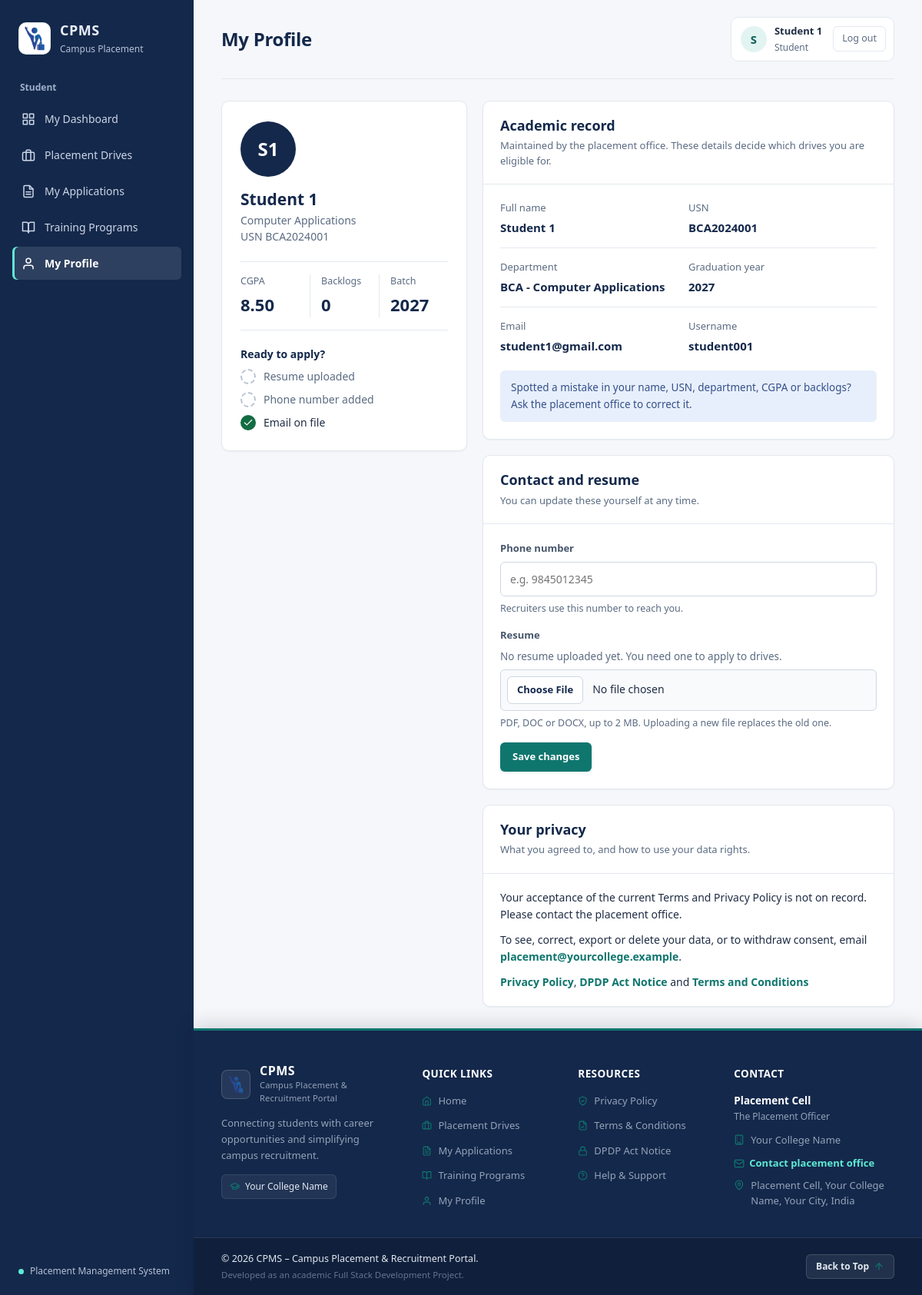
Screenshot of /accounts/student/profile/ (signed in) with the database file from the repository.
### accounts/models.py (models this page shows, shortened)
class StudentProfile(models.Model):
    user = models.OneToOneField(
        User,
        on_delete=models.CASCADE,
        related_name="student_profile"
    )
    usn = models.CharField(max_length=20, unique=True)
    department = models.ForeignKey(
        Department,
        on_delete=models.PROTECT,
        related_name="students"
    )
    graduation_year = models.PositiveSmallIntegerField()
    cgpa = models.DecimalField(max_digits=4, decimal_places=2)
    active_backlogs = models.PositiveSmallIntegerField(default=0)
    phone = models.CharField(max_length=15, blank=True)
    resume = models.FileField(
        upload_to="resumes/",
        blank=True
    )
    consent_accepted_at = models.DateTimeField(null=True, blank=True)
    consent_version = models.CharField(max_length=20, blank=True)
    created_at = models.DateTimeField(auto_now_add=True)
    class Meta:
        ordering = ["usn"]

class Department(models.Model):
    name = models.CharField(max_length=100, unique=True)
    code = models.CharField(max_length=10, unique=True)
    description = models.TextField(blank=True)
    def __str__(self):
        return f"{self.code} - {self.name}"
    class Meta:
        ordering = ["name"]

### accounts/views.py (the view)
# urls.py: path("student/profile/", views.student_profile_view, name="student_profile"),
@student_required
def student_profile_view(request):
    student = request.user.student_profile
    form = StudentProfileForm(
        request.POST or None, request.FILES or None, instance=student
    )
    if request.method == "POST" and form.is_valid():
        form.save()
        messages.success(request, "Profile updated.")
        return redirect("accounts:student_profile")
    return render(
        request, "accounts/student_profile.html", {"student": student, "form": form}
    )

### accounts/forms.py (shortened to what this page needs)
class StudentProfileForm(forms.ModelForm):
    class Meta:
        model = StudentProfile
        fields = ("phone", "resume")
        labels = {"phone": "Phone number", "resume": "Resume"}
        help_texts = {
            "phone": "Recruiters use this number to reach you.",
            "resume": "PDF, DOC or DOCX, up to 2 MB. Uploading a new file replaces the old one.",
        }
        widgets = {
            "phone": forms.TextInput(attrs={"inputmode": "tel", "placeholder": "e.g. 9845012345"}),
            "resume": forms.FileInput(attrs={"accept": ".pdf,.doc,.docx"}),
        }

### accounts/context_processors.py (called while the page is built)
def legal(request):
    return {
        "INSTITUTION_NAME": settings.INSTITUTION_NAME,
        "INSTITUTION_CITY": settings.INSTITUTION_CITY,
        "INSTITUTION_ADDRESS": settings.INSTITUTION_ADDRESS,
        "PRIVACY_CONTACT_EMAIL": settings.PRIVACY_CONTACT_EMAIL,
        "GRIEVANCE_OFFICER": settings.GRIEVANCE_OFFICER,
        "DATA_RETENTION_YEARS": settings.DATA_RETENTION_YEARS,
        "POLICY_VERSION": settings.POLICY_VERSION,
        "POLICY_LAST_UPDATED": settings.POLICY_LAST_UPDATED,
    }

### templates/accounts/student_profile.html (shortened to what this page needs)
{% extends "base.html" %}
{% block page_heading %}My Profile{% endblock %}
{% block content %}
<div class="profile-layout">
    <aside class="panel profile-rail">
        <div class="profile-avatar" aria-hidden="true">{% if user.first_name %}{{ user.first_name|first|upper }}{{ user.last_name|first|upper }}{% else %}{{ user.username|slice:":2"|upper }}{% endif %}</div>
        <h2 class="profile-name">{{ user.get_full_name|default:user.username }}</h2>
        <p class="profile-sub">{{ student.department.name }}</p>
        <p class="profile-sub">USN {{ student.usn }}</p>
        <dl class="profile-metrics">
            <div><dt>CGPA</dt><dd>{{ student.cgpa }}</dd></div>
            <div><dt>Backlogs</dt><dd{% if student.active_backlogs %} class="warn"{% endif %}>{{ student.active_backlogs }}</dd></div>
            <div><dt>Batch</dt><dd>{{ student.graduation_year }}</dd></div>
        </dl>
        <h3 class="readiness-title">Ready to apply?</h3>
        <ul class="readiness">
            <li class="{% if student.resume %}done{% else %}todo{% endif %}">
                <span class="sr-only">{% if student.resume %}Done: {% else %}To do: {% endif %}</span>Resume uploaded
            </li>
            <li class="{% if student.phone %}done{% else %}todo{% endif %}">
                <span class="sr-only">{% if student.phone %}Done: {% else %}To do: {% endif %}</span>Phone number added
            </li>
            <li class="{% if user.email %}done{% else %}todo{% endif %}">
                <span class="sr-only">{% if user.email %}Done: {% else %}To do: {% endif %}</span>Email on file
            </li>
        </ul>
    </aside>
    <div class="profile-main">
        <section class="panel">
            <div class="panel-heading">
                <h2>Academic record</h2>
                <p>Maintained by the placement office. These details decide which drives you are eligible for.</p>
            </div>
            <dl class="record-grid">
                <div><dt>Full name</dt><dd>{{ user.get_full_name|default:"Not provided" }}</dd></div>
                <div><dt>USN</dt><dd>{{ student.usn }}</dd></div>
                <div><dt>Department</dt><dd>{{ student.department }}</dd></div>
                <div><dt>Graduation year</dt><dd>{{ student.graduation_year }}</dd></div>
                <div><dt>Email</dt><dd>{{ user.email|default:"Not provided" }}</dd></div>
                <div><dt>Username</dt><dd>{{ user.username }}</dd></div>
            </dl>
            <p class="note">Spotted a mistake in your name, USN, department, CGPA or backlogs? Ask the placement office to correct it.</p>
        </section>
        <section class="panel">
            <div class="panel-heading">
                <h2>Contact and resume</h2>
                <p>You can update these yourself at any time.</p>
            </div>
            <form method="post" enctype="multipart/form-data" class="stack-form padded" novalidate>
                <div class="field">
                    <label for="{{ form.phone.id_for_label }}">{{ form.phone.label }}</label>
                    {{ form.phone }}
                    {% if form.phone.help_text %}<span class="field-help">{{ form.phone.help_text }}</span>{% endif %}
                </div>
                <div class="field">
                    <label for="{{ form.resume.id_for_label }}">{{ form.resume.label }}</label>
                    {% if student.resume %}
                    <div class="resume-current">
                        <span class="file-icon" aria-hidden="true"></span>
                        <div>
                            <strong>{{ student.resume.name|cut:"resumes/" }}</strong>
                            <a class="text-link" href="{{ student.resume.url }}" target="_blank" rel="noopener noreferrer">Open current resume</a>
                        </div>
                    </div>
                    {% else %}
                    <p class="resume-missing">No resume uploaded yet. You need one to apply to drives.</p>
                    {% endif %}
                    {{ form.resume }}
                    {% if form.resume.help_text %}<span class="field-help">{{ form.resume.help_text }}</span>{% endif %}
                </div>
                <div class="button-row">
                    <button class="primary-button" type="submit">Save changes</button>
                </div>
            </form>
        </section>
        <section class="panel">
            <div class="panel-heading">
                <h2>Your privacy</h2>
                <p>What you agreed to, and how to use your data rights.</p>
            </div>
            <div class="padded privacy-box">
                {% if student.consent_accepted_at %}
                <p>You accepted the Terms and Conditions and Privacy Policy (version {{ student.consent_version }}) on {{ student.consent_accepted_at|date:"j F Y" }}.</p>
                {% else %}
                <p>Your acceptance of the current Terms and Privacy Policy is not on record. Please contact the placement office.</p>
                {% endif %}
                <p>To see, correct, export or delete your data, or to withdraw consent, email <a class="text-link" href="mailto:{{ PRIVACY_CONTACT_EMAIL }}">{{ PRIVACY_CONTACT_EMAIL }}</a>.</p>
                <p><a class="text-link" href="{% url 'privacy' %}">Privacy Policy</a>, <a class="text-link" href="{% url 'dpdp' %}">DPDP Act Notice</a> and <a class="text-link" href="{% url 'terms' %}">Terms and Conditions</a></p>
            </div>
        </section>
    </div>
</div>
{% endblock %}

### templates/base.html (shortened to what this page needs)
{% load static %}
<!DOCTYPE html>
<html lang="en">
<head>
    <link rel="stylesheet" href="{% static 'css/style.css' %}?v=4">
</head>
<body>
    {% with page=request.resolver_match.url_name %}
    <div class="app-shell" id="top">
        <aside class="sidebar">
            <a class="brand" href="/">
                <span class="brand-mark">
                    <img src="{% static 'images/cpms_emblem.png' %}" alt="CPMS" class="brand-logo-img">
                </span>
                <span>
                    <strong>CPMS</strong>
                    <small>Campus Placement</small>
                </span>
            </a>
            {% if user.is_staff or user.is_superuser %}
            <p class="nav-label">Administrator</p>
            <nav class="navigation">
                <a data-icon="grid" class="nav-link {% if page == 'staff_dashboard' or page == 'admin_dashboard' %}active{% endif %}" href="{% url 'admin_dashboard' %}">Dashboard</a>
                <a data-icon="user" class="nav-link {% if 'admin_student' in page %}active{% endif %}" href="{% url 'admin_student_list' %}">Manage Students</a>
                <a data-icon="briefcase" class="nav-link {% if 'admin_company' in page %}active{% endif %}" href="{% url 'admin_company_list' %}">Manage Companies</a>
                <a data-icon="briefcase" class="nav-link {% if 'admin_drive' in page or page == 'placement_drives' or page == 'drive_detail' %}active{% endif %}" href="{% url 'admin_drive_list' %}">Placement Drives</a>
                <a data-icon="file" class="nav-link {% if 'admin_application' in page or page == 'manage_applications' %}active{% endif %}" href="{% url 'admin_application_list' %}">Applications</a>
                <a data-icon="book" class="nav-link {% if 'admin_training' in page %}active{% endif %}" href="{% url 'admin_training_list' %}">Training Programs</a>
                <form method="post" action="{% url 'accounts:logout' %}" style="display: block; width: 100%; margin-top: 4px;">
                    {% csrf_token %}
                    <button type="submit" class="nav-link" data-icon="shield" style="width: 100%; text-align: left; background: none; border: none; cursor: pointer; color: inherit; font: inherit; padding: 10px 14px;">
                        Logout
                    </button>
                </form>
            </nav>
            {% else %}
            <p class="nav-label">Student</p>
            <nav class="navigation">
                <a data-icon="grid" class="nav-link {% if page == 'student_dashboard' %}active{% endif %}" href="{% url 'accounts:student_dashboard' %}">My Dashboard</a>
                <a data-icon="briefcase" class="nav-link {% if page == 'placement_drives' or page == 'drive_detail' or page == 'apply' %}active{% endif %}" href="{% url 'recruitment:placement_drives' %}">Placement Drives</a>
                <a data-icon="file" class="nav-link {% if page == 'my_applications' %}active{% endif %}" href="{% url 'recruitment:my_applications' %}">My Applications</a>
                <a data-icon="book" class="nav-link {% if page == 'training_programs' %}active{% endif %}" href="{% url 'training:training_programs' %}">Training Programs</a>
                <a data-icon="user" class="nav-link {% if page == 'student_profile' %}active{% endif %}" href="{% url 'accounts:student_profile' %}">My Profile</a>
            </nav>
            {% endif %}
            <div class="sidebar-footer">
                <span class="status-dot"></span>
                <span>Placement Management System</span>
            </div>
        </aside>
        <main class="main-content">
            <header class="topbar">
                <h1>{% block page_heading %}Dashboard{% endblock %}</h1>
                <div class="user-chip">
                    <span class="avatar" aria-hidden="true">{{ user.username|slice:":1"|upper }}</span>
                    <span>
                        <strong>{{ user.get_full_name|default:user.username }}</strong>
                        <small>{% if user.is_staff or user.is_superuser %}Administrator{% else %}Student{% endif %}</small>
                    </span>
                    <form method="post" action="{% url 'accounts:logout' %}" class="logout-form">
                        <button type="submit" class="logout-button">Log out</button>
                    </form>
                </div>
            </header>
            <section class="page-content">
                {% block content %}{% endblock %}
            </section>
            {% include "includes/footer.html" %}
        </main>
    </div>
    {% endwith %}
</body>
</html>

### rows the page displays
StudentProfile: department.name "Computer Applications", usn "BCA2024001", cgpa "8.50", active_backlogs "0", graduation_year "2027", department "BCA - Computer Applications"

### other values shown
{{ user.username|slice:":1"|upper }} "S"
{{ user.get_full_name|default:user.username }} "Student 1"
{{ user.first_name|first|upper }} "S"
{{ user.last_name|first|upper }} "1"
{{ user.get_full_name|default:"Not provided" }} "Student 1"
{{ user.email|default:"Not provided" }} "student1@gmail.com"
{{ user.username }} "student001"
{{ PRIVACY_CONTACT_EMAIL }} "placement@yourcollege.example"
{{ INSTITUTION_NAME }} "Your College Name"
{{ GRIEVANCE_OFFICER }} "The Placement Officer"
{{ INSTITUTION_ADDRESS }} "Placement Cell, Your College Name, Your City, India"
